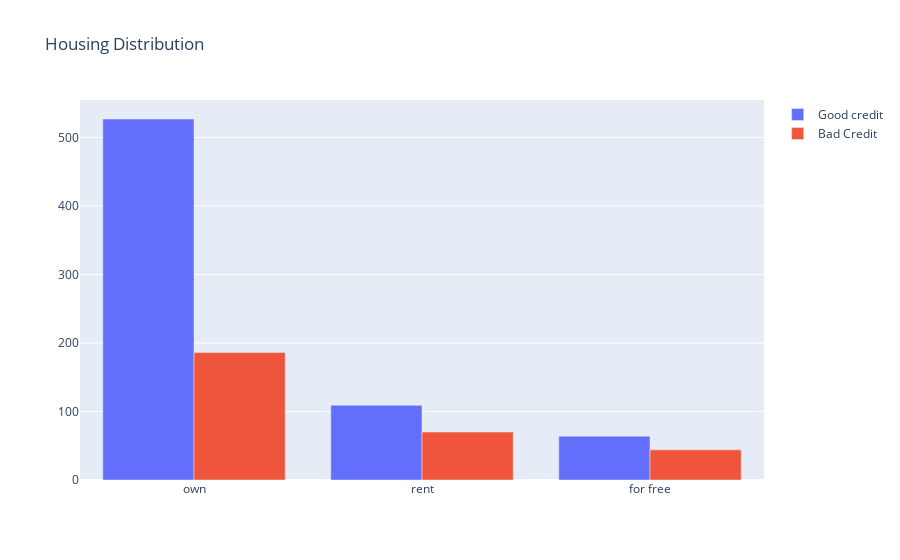

Source (notebook cell):
### Code cell
import plotly.graph_objects as go
import plotly.io as pio

# Check data
print("Unique values in 'credit_risk' column:", df['credit_risk'].unique())
print("Unique values in 'housing' column:", df['housing'].unique())

# First plot
trace0 = go.Bar(
    x=df[df["credit_risk"] == 'good']["housing"].value_counts().index.values,
    y=df[df["credit_risk"] == 'good']["housing"].value_counts().values,
    name='Good credit'
)

# Second plot
trace1 = go.Bar(
    x=df[df["credit_risk"] == 'bad']["housing"].value_counts().index.values,
    y=df[df["credit_risk"] == 'bad']["housing"].value_counts().values,
    name="Bad Credit"
)

# Define data and layout
data = [trace0, trace1]
layout = go.Layout(
    title='Housing Distribution'
)

# Create figure
fig = go.Figure(data=data, layout=layout)

# Plot the figure
pio.show(fig, filename='Housing-Grouped')

### Figure 1 — Plotly figure (JSON) as saved in the notebook; plotly's stock layout.template omitted (floating-point values rounded to 4 significant figures)
{"data": [{"name": "Good credit", "type": "bar", "x": ["own", "rent", "for free"], "y": [527, 109, 64]}, {"name": "Bad Credit", "type": "bar", "x": ["own", "rent", "for free"], "y": [186, 70, 44]}], "layout": {"title": {"text": "Housing Distribution"}}}
